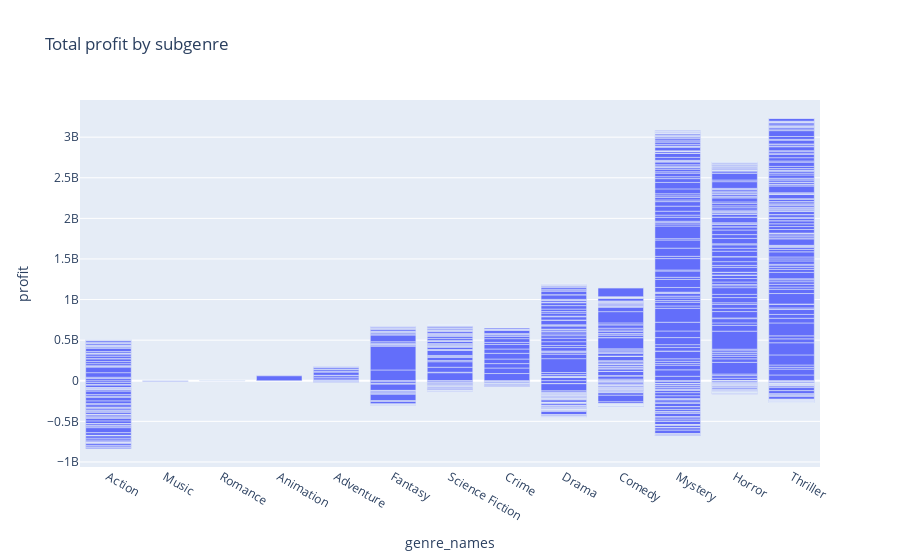

Source (notebook cell):
### Code cell
viz.img5(merged_df)

### Figure 1 — Plotly figure (JSON) as saved in the notebook; plotly's stock layout.template omitted (floating-point values rounded to 4 significant figures; data arrays with more than 128 entries replaced by an {"elided": "..."} marker saying what was removed)
{"data": [{"alignmentgroup": "True", "customdata": {"elided": "894x1 str values"}, "hovertemplate": "genre_names=%{x}<br>profit=%{y}<br>title=%{customdata[0]}<extra></extra>", "legendgroup": "", "marker": {"color": "#636efa", "pattern": {"shape": ""}}, "name": "", "offsetgroup": "", "orientation": "v", "showlegend": false, "textposition": "auto", "type": "bar", "x": {"elided": "894 str values"}, "xaxis": "x", "y": {"elided": "894 float values"}, "yaxis": "y"}], "layout": {"barmode": "relative", "legend": {"tracegroupgap": 0}, "title": {"text": "Total profit by subgenre"}, "xaxis": {"anchor": "y", "categoryorder": "total ascending", "domain": [0, 1], "title": {"text": "genre_names"}}, "yaxis": {"anchor": "x", "domain": [0, 1], "title": {"text": "profit"}}}}
